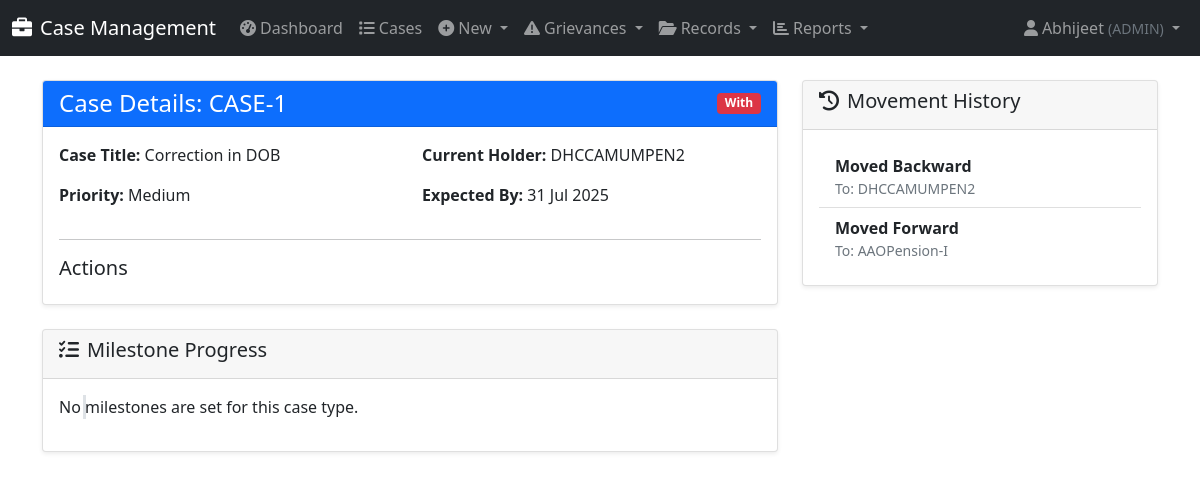
The app's page /cases/CASE-1/ (signed in), older data.
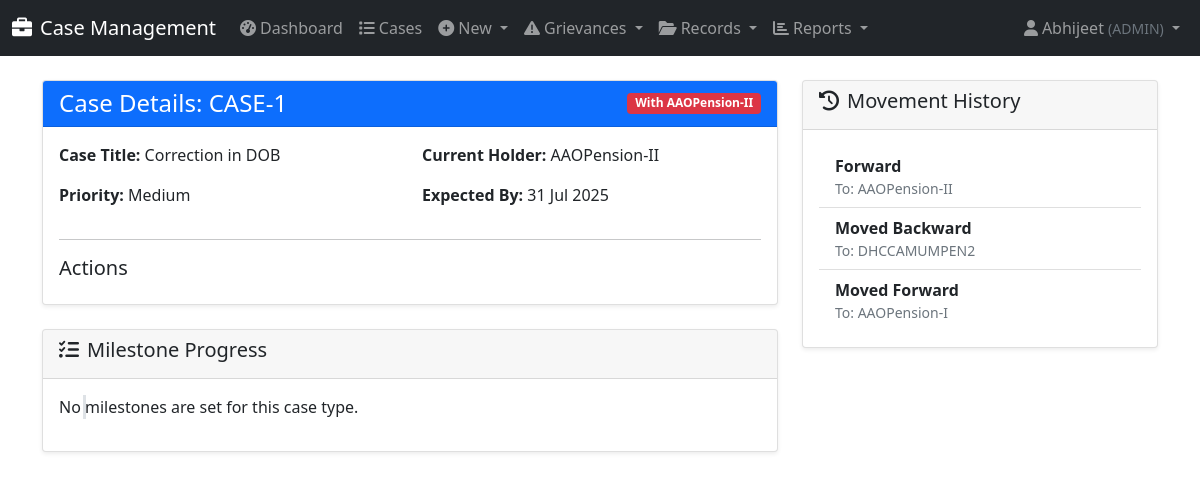
The same page, newer data.
### cases/models.py (models this page shows, shortened)
class Case(models.Model):
    PRIORITY_CHOICES = [
        ('High', 'High'),
        ('Medium', 'Medium'),
        ('Low', 'Low'),
    ]
    STATUS_COLORS = [
        ('Green', 'Green'),
        ('Orange', 'Orange'),
        ('Red', 'Red'),
        ('Blue', 'Blue'),
    ]
    MODE_OF_RECEIPT_CHOICES = [
        ('by_post', 'By Post'),
        ('by_hand', 'By Hand'),
        ('online', 'Online'),
        ('offline', 'Offline'),
        ('email', 'Email'),
        ('in_person', 'In Person'),
    ]
    TYPE_OF_CORRECTION_CHOICES = [
        ('change_of_address', 'Change Of Address'),
        ('change_dob_family', 'Change / Correction of DOB of Family Pensioner'),
        ('change_name', 'Change / Correction of Name of the Pensioner / Family Pensioner'),
        ('other', 'Other'),
    ]
    FRESH_COMPLIANCE_CHOICES = [
        ('fresh', 'Fresh Case'),
        ('compliance', 'Compliance'),
    ]
    TYPE_OF_EMPLOYEE_CHOICES = [
        ('MTNL_IDA', 'MTNL IDA'),
        ('MTNL_CDA', 'MTNL CDA'),
        ('DOT_CDA', 'DOT CDA'),
    ]
    TYPE_OF_PENSION_CHOICES = [
        ('MTNL-IDA', 'MTNL-IDA'),
        ('DOT-CDA', 'DOT-CDA'),
    ]
    TYPE_OF_PENSIONER_CHOICES = [
        ('Superannuation/VR', 'Superannuation / VR'),
        ('Family Pensioner', 'Family Pensioner'),
    ]
    case_id = models.CharField(max_length=50, unique=True, db_index=True)
    registration_date = models.DateTimeField(default=timezone.now)
    case_type = models.ForeignKey(CaseType, on_delete=models.CASCADE)
    sub_category = models.CharField(max_length=100)
    case_title = models.CharField(max_length=500)
    case_description = models.TextField()
    applicant_name = models.CharField(max_length=200)
    ppo_master = models.ForeignKey(PPOMaster, on_delete=models.SET_NULL, null=True, blank=True)
    priority = models.CharField(max_length=10, choices=PRIORITY_CHOICES, default='Medium')
    current_status = models.CharField(max_length=200)
    current_holder = models.ForeignKey(UserProfile, on_delete=models.CASCADE, related_name='current_cases')
    days_in_current_stage = models.IntegerField(default=0)
    total_days_pending = models.IntegerField(default=0)
    expected_completion = models.DateTimeField()
    actual_completion = models.DateTimeField(null=True, blank=True)
    status_color = models.CharField(max_length=10, choices=STATUS_COLORS, default='Green')
    is_completed = models.BooleanField(default=False)
    created_by = models.ForeignKey(User, on_delete=models.CASCADE, related_name='created_cases')
    last_updated_by = models.ForeignKey(User, on_delete=models.CASCADE, related_name='updated_cases')
    last_update_date = models.DateTimeField(auto_now=True)
    ppo_number = models.CharField(max_length=20, blank=True)
    name_pensioner = models.CharField(max_length=200, blank=True)
    mobile_number = models.CharField(max_length=15, blank=True)
    last_lc_done_date = models.DateField(null=True, blank=True)
    kyp_flag = models.BooleanField(default=False)
    mode_of_receipt = models.CharField(max_length=20, choices=MODE_OF_RECEIPT_CHOICES, blank=True)
    date_of_death = models.DateField(null=True, blank=True)
    name_claimant = models.CharField(max_length=200, blank=True)
    relationship = models.CharField(max_length=50, blank=True)
    service_book_enclosed = models.BooleanField(default=False)
    type_of_correction = models.CharField(max_length=30, choices=TYPE_OF_CORRECTION_CHOICES, blank=True)
    original_ppo_submitted = models.BooleanField(default=False)
    fresh_or_compliance = models.CharField(max_length=20, choices=FRESH_COMPLIANCE_CHOICES, blank=True)
    type_of_employee = models.CharField(max_length=20, choices=TYPE_OF_EMPLOYEE_CHOICES, blank=True)
    retiring_employee = models.ForeignKey('RetiringEmployee', on_delete=models.SET_NULL, null=True, blank=True)
    type_of_pension = models.CharField(max_length=20, choices=TYPE_OF_PENSION_CHOICES, blank=True)
    type_of_pensioner = models.CharField(max_length=30, choices=TYPE_OF_PENSIONER_CHOICES, blank=True)
    date_of_retirement = models.DateField(null=True, blank=True)
    assigned_file = models.ForeignKey(
        'IndexRegister',
        on_delete=models.PROTECT,
        null=True,
        blank=True,
        help_text="Index Register file in which this case is being dealt"
    )
    objects = CaseManager()
    class Meta:
        ordering = ['-registration_date']
        indexes = [
            models.Index(fields=['case_id']),
            models.Index(fields=['ppo_number']),
            models.Index(fields=['current_holder', 'is_completed']),
            models.Index(fields=['priority', 'status_color']),
            models.Index(fields=['registration_date']),
        ]

class UserProfile(models.Model):
    ROLE_CHOICES = [
        ('DH', 'Dealing Hand'),
        ('AAO', 'Assistant Accounts Officer'),
        ('AO', 'Accounts Officer'),
        ('Dy.CCA', 'Deputy Chief Controller of Accounts'),
        ('Jt.CCA', 'Joint Chief Controller of Accounts'),
        ('CCA', 'Chief Controller of Accounts'),
        ('Pr.CCA', 'Principal Chief Controller of Accounts'),
        ('ADMIN', 'Administrator'),
    ]
    user = models.OneToOneField(User, on_delete=models.CASCADE)
    role = models.CharField(max_length=20, choices=ROLE_CHOICES)
    phone = models.CharField(max_length=15, blank=True)
    department = models.CharField(max_length=100, blank=True)
    is_active_holder = models.BooleanField(default=True)
    is_record_keeper = models.BooleanField(
        default=False,
        help_text="Designates this user as responsible for handing over and receiving physical records."
    )

class CaseMovement(models.Model):
    case = models.ForeignKey(Case, on_delete=models.CASCADE, related_name='movements')
    movement_date = models.DateTimeField(default=timezone.now)
    from_stage = models.CharField(max_length=100)
    to_stage = models.CharField(max_length=100)
    from_holder = models.ForeignKey(UserProfile, on_delete=models.CASCADE, related_name='movements_from', null=True, blank=True)
    to_holder = models.ForeignKey(UserProfile, on_delete=models.CASCADE, related_name='movements_to')
    action = models.CharField(max_length=200)
    comments = models.TextField(blank=True)
    days_in_previous_stage = models.IntegerField(default=0)
    updated_by = models.ForeignKey(User, on_delete=models.CASCADE)
    class Meta:
        ordering = ['-movement_date']

### cases/views.py (the view)
# urls.py: path('cases/<str:case_id>/', views.case_detail, name='case_detail'),
@login_required
def case_detail(request, case_id):
    case = get_object_or_404(Case, case_id=case_id)
    user_profile = get_object_or_404(UserProfile, user=request.user)
    subordinate_roles = get_subordinate_roles(user_profile.role)
    can_view = (
        user_profile.role == 'ADMIN' or
        case.current_holder == user_profile or
        case.current_holder.role in subordinate_roles
    )
    if not can_view:
        messages.error(request, "You do not have permission to view this case.")
        return redirect('dashboard')
    movements = CaseMovement.objects.filter(case=case).order_by('-movement_date')
    milestone_progress = CaseMilestoneProgress.objects.filter(case=case).select_related('milestone')
    context = {
        'case': case,
        'movements': movements,
        'milestone_progress': milestone_progress, # Pass milestone data to the template
        'user_profile': user_profile,
        'now': timezone.now(), # Pass current time for overdue checks
    }
    return render(request, 'cases/case_detail.html', context)

### cases/context_processors.py (called while the page is built)
def notifications_context(request):
    if not request.user.is_authenticated:
        return {}
    try:
        user_profile = request.user.userprofile
        new_grievances_count = Grievance.objects.filter(
            assigned_to=user_profile,
            status='NEW'
        ).count()
    except UserProfile.DoesNotExist:
        new_grievances_count = 0
    return {
        'my_new_grievances_count': new_grievances_count,
    }

### cases/models.py (called while the page is built)
def get_subordinate_roles(user_role):
    return ROLE_HIERARCHY.get(user_role, [])

    def get_queryset(self):
        return CaseQuerySet(self.model, using=self._db)

### templates/cases/case_detail.html (shortened to what this page needs)
{% extends 'base.html' %}
{% load static %}
{% block content %}
<div class="container mt-4">
    <div class="row">
        <div class="col-lg-8">
            <div class="card shadow-sm mb-4">
                <div class="card-header bg-primary text-white d-flex justify-content-between align-items-center">
                    <h4 class="mb-0">Case Details: {{ case.case_id }}</h4>
                    <span class="badge
                        {% if case.is_completed %}bg-success
                        {% elif case.expected_completion and case.expected_completion < now %}bg-danger
                        {% else %}bg-secondary
                        {% endif %}">
                        {{ case.current_status }}
                    </span>
                </div>
                <div class="card-body">
                    <div class="row">
                        <div class="col-md-6"><p><strong>Case Title:</strong> {{ case.case_title }}</p></div>
                        <div class="col-md-6"><p><strong>Current Holder:</strong> {{ case.current_holder.user.get_full_name|default:case.current_holder.user.username }}</p></div>
                        <div class="col-md-6"><p><strong>Priority:</strong> {{ case.priority }}</p></div>
                        <div class="col-md-6"><p><strong>Expected By:</strong> {{ case.expected_completion|date:"d M Y" }}</p></div>
                    </div>
                    <hr>
                    <h5>Actions</h5>
                </div>
            </div>
            <div class="card shadow-sm mb-4">
                <div class="card-header"><h5><i class="fas fa-tasks me-2"></i>Milestone Progress</h5></div>
                <div class="card-body">
                    <ul class="timeline">
                        {% for progress in milestone_progress %}
                        <li>
                            <div class="timeline-badge {% if progress.status == 'completed' %}completed{% elif progress.expected_completion_date < now and progress.status != 'completed' %}overdue{% else %}pending{% endif %}">
                                <i class="fas fa-check"></i>
                            </div>
                            <div class="timeline-panel">
                                <h6>{{ progress.milestone.milestone_name }}</h6>
                                <p><strong>Status:</strong> {{ progress.get_status_display }}</p>
                            </div>
                        </li>
                        {% empty %}
                            <p>No milestones are set for this case type.</p>
                        {% endfor %}
                    </ul>
                </div>
            </div>
        </div>
        <div class="col-lg-4">
            <div class="card shadow-sm">
                <div class="card-header"><h5><i class="fas fa-history me-2"></i>Movement History</h5></div>
                <div class="card-body">
                    <ul class="list-group list-group-flush">
                        {% for movement in movements %}
                        <li class="list-group-item">
                            <strong>{{ movement.action|title }}</strong>
                            <small class="text-muted d-block">To: {{ movement.to_holder.user.username }}</small>
                        </li>
                        {% empty %}
                        <li class="list-group-item">No movement history found.</li>
                        {% endfor %}
                    </ul>
                </div>
            </div>
        </div>
    </div>
</div>
{% endblock %}

Row changes from the older to the newer data that the page shows:
changed Case "CASE-1": current_status "With" → "With AAOPension-II"; current_holder.user.get_full_name "DHCCAMUMPEN2" → "AAOPension-II"
added CaseMovement: action "Forward", to_holder.user.username "AAOPension-II"
